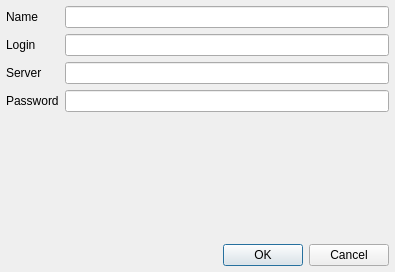
<?xml version="1.0" encoding="UTF-8"?>
<ui version="4.0">
 <class>Account</class>
 <widget class="QDialog" name="Account">
  <property name="geometry">
   <rect>
    <x>0</x>
    <y>0</y>
    <width>395</width>
    <height>272</height>
   </rect>
  </property>
  <property name="windowTitle">
   <string>Account</string>
  </property>
  <layout class="QVBoxLayout" name="verticalLayout" stretch="0,0">
   <property name="leftMargin">
    <number>6</number>
   </property>
   <property name="topMargin">
    <number>6</number>
   </property>
   <property name="rightMargin">
    <number>6</number>
   </property>
   <property name="bottomMargin">
    <number>6</number>
   </property>
   <item>
    <layout class="QFormLayout" name="formLayout">
     <property name="horizontalSpacing">
      <number>6</number>
     </property>
     <property name="verticalSpacing">
      <number>6</number>
     </property>
     <item row="1" column="1">
      <widget class="QLineEdit" name="login">
       <property name="toolTip">
        <string>Your account login</string>
       </property>
      </widget>
     </item>
     <item row="2" column="0">
      <widget class="QLabel" name="label_2">
       <property name="text">
        <string>Server</string>
       </property>
      </widget>
     </item>
     <item row="2" column="1">
      <widget class="QLineEdit" name="server">
       <property name="toolTip">
        <string>A server address of your account. Like 404.city or macaw.me</string>
       </property>
      </widget>
     </item>
     <item row="1" column="0">
      <widget class="QLabel" name="label">
       <property name="text">
        <string>Login</string>
       </property>
      </widget>
     </item>
     <item row="3" column="0">
      <widget class="QLabel" name="label_3">
       <property name="text">
        <string>Password</string>
       </property>
      </widget>
     </item>
     <item row="3" column="1">
      <widget class="QLineEdit" name="password">
       <property name="toolTip">
        <string>Password of your account</string>
       </property>
       <property name="inputMask">
        <string/>
       </property>
       <property name="text">
        <string/>
       </property>
       <property name="echoMode">
        <enum>QLineEdit::Password</enum>
       </property>
       <property name="clearButtonEnabled">
        <bool>false</bool>
       </property>
      </widget>
     </item>
     <item row="0" column="0">
      <widget class="QLabel" name="label_4">
       <property name="text">
        <string>Name</string>
       </property>
      </widget>
     </item>
     <item row="0" column="1">
      <widget class="QLineEdit" name="name">
       <property name="toolTip">
        <string>Just a name how would you call this account, doesn't affect anything</string>
       </property>
      </widget>
     </item>
    </layout>
   </item>
   <item>
    <widget class="QDialogButtonBox" name="buttonBox">
     <property name="orientation">
      <enum>Qt::Horizontal</enum>
     </property>
     <property name="standardButtons">
      <set>QDialogButtonBox::Cancel|QDialogButtonBox::Ok</set>
     </property>
    </widget>
   </item>
  </layout>
 </widget>
 <resources/>
 <connections>
  <connection>
   <sender>buttonBox</sender>
   <signal>accepted()</signal>
   <receiver>Account</receiver>
   <slot>accept()</slot>
   <hints>
    <hint type="sourcelabel">
     <x>20</x>
     <y>20</y>
    </hint>
    <hint type="destinationlabel">
     <x>20</x>
     <y>20</y>
    </hint>
   </hints>
  </connection>
  <connection>
   <sender>buttonBox</sender>
   <signal>rejected()</signal>
   <receiver>Account</receiver>
   <slot>reject()</slot>
   <hints>
    <hint type="sourcelabel">
     <x>20</x>
     <y>20</y>
    </hint>
    <hint type="destinationlabel">
     <x>20</x>
     <y>20</y>
    </hint>
   </hints>
  </connection>
 </connections>
</ui>
